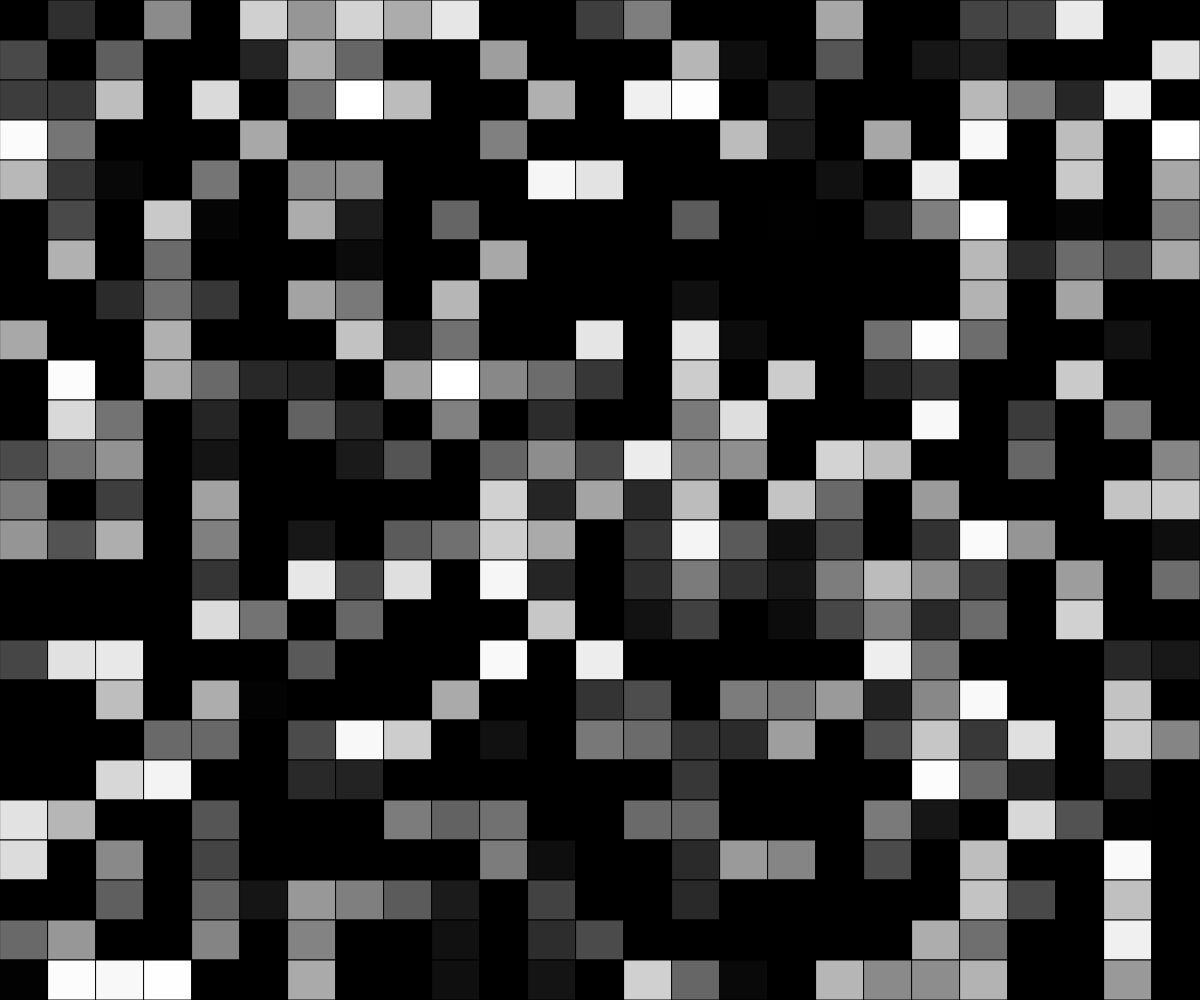
Frame 1 (no input)
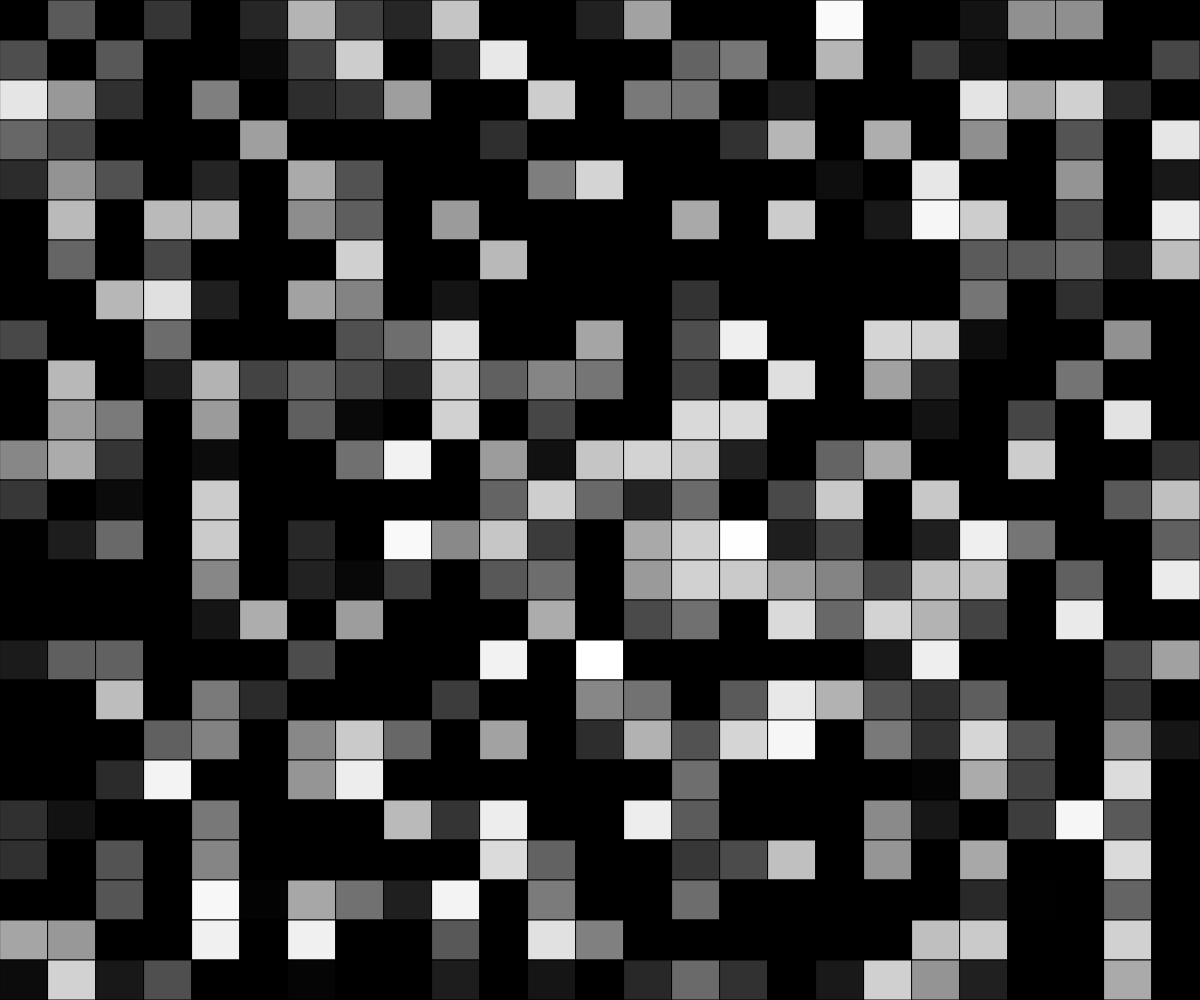
Frame 60 (no input)
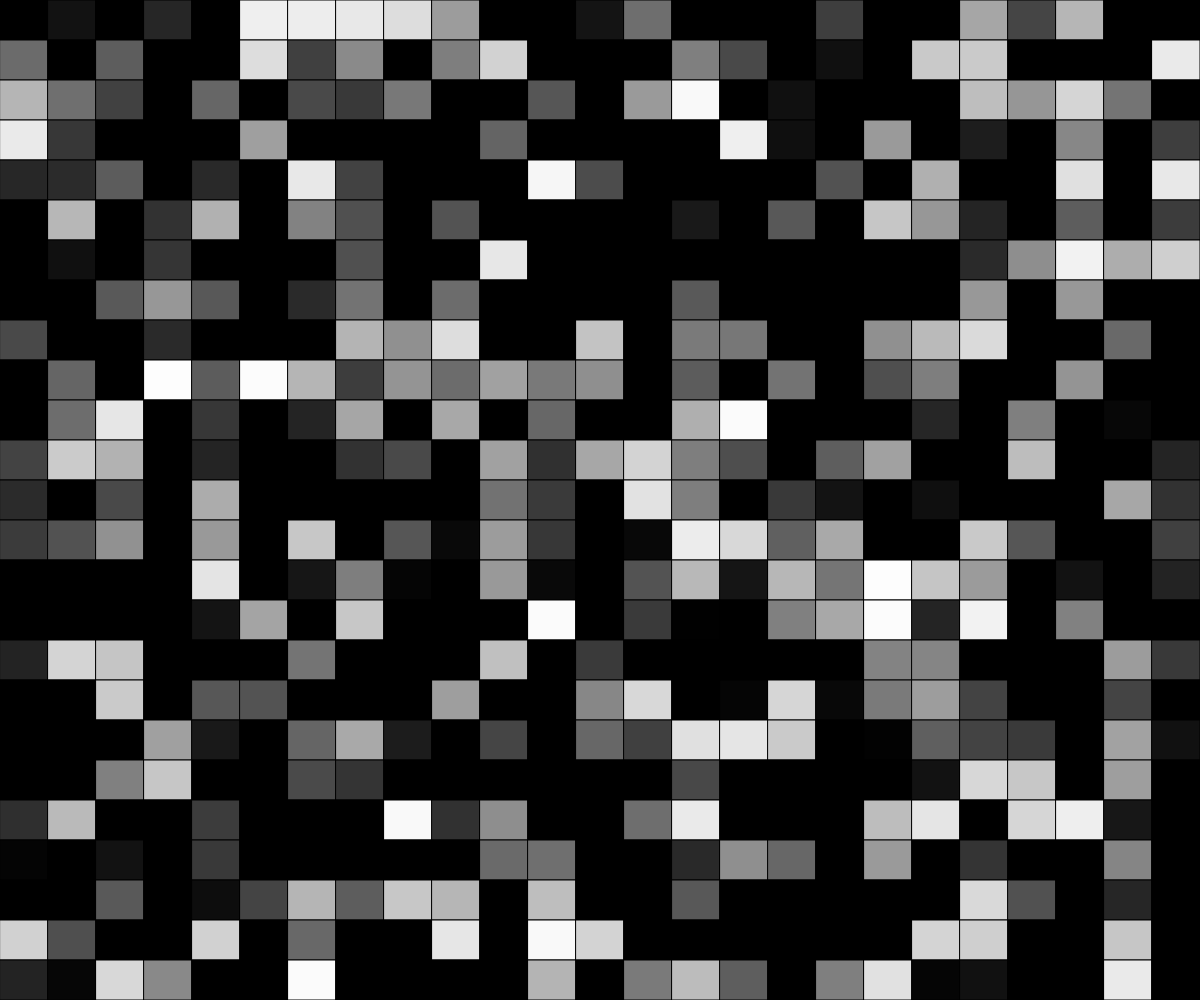
Frame 120 (the mouse pressed at the canvas centre since frame 60)

The p5.js sketch that drew these frames (run headless with seeded random() and noise() and a simulated clock; from frame 60 on, the mouse is pressed at the canvas centre):

// p5.js sketch
// ── sketch.js
// Randomized 2D Grid
// Moiz Naqvi

const ROWS = 25;
let COLUMNS = 25;
let grid;
let cellWidth;
let cellHeight;

function setup() {
  createCanvas(windowWidth, windowHeight);
  cellWidth = width/COLUMNS;
  cellHeight = height/ROWS;
  grid = createRandom2dArray(COLUMNS, ROWS);
}

function draw() {
  background(220);
  displayGrid(grid);
}

function displayGrid(grid) {
  for (let y=0; y<ROWS; y++) {
    for (let x=0; x<COLUMNS; x++) {
      if (grid[y][x] === 0) {
        fill(random(255));
      }
      else if (grid[y][x] === 1) {
        fill("black");
      }
      rect(x*cellWidth, y*cellHeight, cellWidth, cellHeight);
    }
  }
}

function create2dArray(COLUMNS, ROWS) {
  let emptyArray = [];
  for (let y=0; y<ROWS; y++) {
    emptyArray.push([]);
    for (let x=0; x<COLUMNS; x++) {
      emptyArray[y].push(0);
    }
  }
  return emptyArray;
}

function createRandom2dArray(COLUMNS, ROWS) {
  let emptyArray = [];
  for (let y=0; y<ROWS; y++) {
    emptyArray.push([]);
    for (let x=0; x<COLUMNS; x++) {
      if (random(100) < 50) {
        emptyArray[y].push(0);
      }
      else {
        emptyArray[y].push(1);
      }
    }
  }
  return emptyArray;
}

function mousePressed() {
  let x = Math.floor(mouseX/cellWidth);
  let y = Math.floor(mouseY/cellHeight);
  if (grid[y][x]===0) {
    grid[y][x] = 1;
  }
  else if(grid[y][x] === 1) {
    grid[y][x] = 0;
  }

}
